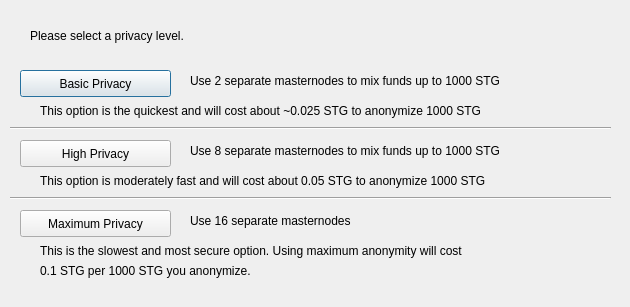
<?xml version="1.0" encoding="UTF-8"?>
<ui version="4.0">
 <class>DarksendConfig</class>
 <widget class="QDialog" name="DarksendConfig">
  <property name="geometry">
   <rect>
    <x>0</x>
    <y>0</y>
    <width>630</width>
    <height>307</height>
   </rect>
  </property>
  <property name="windowTitle">
   <string>Configure PrivateSend</string>
  </property>
  <widget class="QPushButton" name="buttonBasic">
   <property name="geometry">
    <rect>
     <x>20</x>
     <y>70</y>
     <width>151</width>
     <height>27</height>
    </rect>
   </property>
   <property name="text">
    <string>Basic Privacy</string>
   </property>
  </widget>
  <widget class="QPushButton" name="buttonHigh">
   <property name="geometry">
    <rect>
     <x>20</x>
     <y>140</y>
     <width>151</width>
     <height>27</height>
    </rect>
   </property>
   <property name="text">
    <string>High Privacy</string>
   </property>
  </widget>
  <widget class="QPushButton" name="buttonMax">
   <property name="geometry">
    <rect>
     <x>20</x>
     <y>210</y>
     <width>151</width>
     <height>27</height>
    </rect>
   </property>
   <property name="text">
    <string>Maximum Privacy</string>
   </property>
  </widget>
  <widget class="QLabel" name="label">
   <property name="geometry">
    <rect>
     <x>30</x>
     <y>20</y>
     <width>571</width>
     <height>31</height>
    </rect>
   </property>
   <property name="text">
    <string>Please select a privacy level.</string>
   </property>
  </widget>
  <widget class="QLabel" name="label_2">
   <property name="geometry">
    <rect>
     <x>190</x>
     <y>70</y>
     <width>421</width>
     <height>21</height>
    </rect>
   </property>
   <property name="text">
    <string>Use 2 separate masternodes to mix funds up to 1000 STG</string>
   </property>
  </widget>
  <widget class="QLabel" name="label_3">
   <property name="geometry">
    <rect>
     <x>190</x>
     <y>140</y>
     <width>411</width>
     <height>21</height>
    </rect>
   </property>
   <property name="text">
    <string>Use 8 separate masternodes to mix funds up to 1000 STG</string>
   </property>
  </widget>
  <widget class="QLabel" name="label_4">
   <property name="geometry">
    <rect>
     <x>190</x>
     <y>210</y>
     <width>421</width>
     <height>21</height>
    </rect>
   </property>
   <property name="text">
    <string>Use 16 separate masternodes</string>
   </property>
  </widget>
  <widget class="QLabel" name="label_6">
   <property name="geometry">
    <rect>
     <x>40</x>
     <y>100</y>
     <width>561</width>
     <height>21</height>
    </rect>
   </property>
   <property name="text">
    <string>This option is the quickest and will cost about ~0.025 STG to anonymize 1000 STG</string>
   </property>
  </widget>
  <widget class="QLabel" name="label_7">
   <property name="geometry">
    <rect>
     <x>40</x>
     <y>170</y>
     <width>561</width>
     <height>21</height>
    </rect>
   </property>
   <property name="text">
    <string>This option is moderately fast and will cost about 0.05 STG to anonymize 1000 STG</string>
   </property>
  </widget>
  <widget class="QLabel" name="label_8">
   <property name="geometry">
    <rect>
     <x>40</x>
     <y>240</y>
     <width>561</width>
     <height>21</height>
    </rect>
   </property>
   <property name="text">
    <string>This is the slowest and most secure option. Using maximum anonymity will cost</string>
   </property>
  </widget>
  <widget class="QLabel" name="label_9">
   <property name="geometry">
    <rect>
     <x>40</x>
     <y>260</y>
     <width>561</width>
     <height>21</height>
    </rect>
   </property>
   <property name="text">
    <string>0.1 STG per 1000 STG you anonymize.</string>
   </property>
  </widget>
  <widget class="Line" name="line">
   <property name="geometry">
    <rect>
     <x>10</x>
     <y>120</y>
     <width>601</width>
     <height>16</height>
    </rect>
   </property>
   <property name="orientation">
    <enum>Qt::Horizontal</enum>
   </property>
  </widget>
  <widget class="Line" name="line_2">
   <property name="geometry">
    <rect>
     <x>10</x>
     <y>190</y>
     <width>601</width>
     <height>16</height>
    </rect>
   </property>
   <property name="orientation">
    <enum>Qt::Horizontal</enum>
   </property>
  </widget>
 </widget>
 <resources/>
 <connections/>
</ui>
